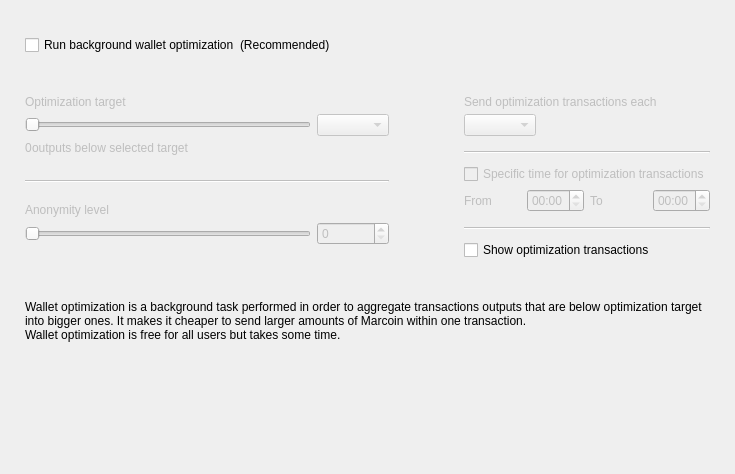
<?xml version="1.0" encoding="UTF-8"?>
<ui version="4.0">
 <class>OptimizationOptionsFrame</class>
 <widget class="QFrame" name="OptimizationOptionsFrame">
  <property name="geometry">
   <rect>
    <x>0</x>
    <y>0</y>
    <width>735</width>
    <height>474</height>
   </rect>
  </property>
  <property name="windowTitle">
   <string>Frame</string>
  </property>
  <property name="frameShape">
   <enum>QFrame::NoFrame</enum>
  </property>
  <property name="frameShadow">
   <enum>QFrame::Raised</enum>
  </property>
  <layout class="QVBoxLayout" name="verticalLayout">
   <property name="spacing">
    <number>0</number>
   </property>
   <property name="leftMargin">
    <number>25</number>
   </property>
   <property name="topMargin">
    <number>35</number>
   </property>
   <property name="rightMargin">
    <number>25</number>
   </property>
   <property name="bottomMargin">
    <number>0</number>
   </property>
   <item>
    <layout class="QHBoxLayout" name="horizontalLayout_2">
     <item>
      <widget class="QCheckBox" name="m_enableOptimizationCheck">
       <property name="text">
        <string>Run background wallet optimization</string>
       </property>
      </widget>
     </item>
     <item>
      <widget class="WalletGui::WalletNormalGrayTextLabel" name="label_8">
       <property name="text">
        <string>(Recommended)</string>
       </property>
      </widget>
     </item>
     <item>
      <spacer name="horizontalSpacer">
       <property name="orientation">
        <enum>Qt::Horizontal</enum>
       </property>
       <property name="sizeHint" stdset="0">
        <size>
         <width>40</width>
         <height>20</height>
        </size>
       </property>
      </spacer>
     </item>
    </layout>
   </item>
   <item>
    <spacer name="verticalSpacer_2">
     <property name="orientation">
      <enum>Qt::Vertical</enum>
     </property>
     <property name="sizeType">
      <enum>QSizePolicy::Fixed</enum>
     </property>
     <property name="sizeHint" stdset="0">
      <size>
       <width>20</width>
       <height>40</height>
      </size>
     </property>
    </spacer>
   </item>
   <item>
    <widget class="QWidget" name="m_optimizationOptionsWidget" native="true">
     <property name="enabled">
      <bool>true</bool>
     </property>
     <layout class="QHBoxLayout" name="horizontalLayout">
      <property name="spacing">
       <number>75</number>
      </property>
      <property name="leftMargin">
       <number>0</number>
      </property>
      <property name="topMargin">
       <number>0</number>
      </property>
      <property name="rightMargin">
       <number>0</number>
      </property>
      <property name="bottomMargin">
       <number>0</number>
      </property>
      <item alignment="Qt::AlignTop">
       <widget class="QWidget" name="widget1" native="true">
        <property name="enabled">
         <bool>false</bool>
        </property>
        <layout class="QGridLayout" name="gridLayout" columnstretch="50,0,0,0">
         <property name="leftMargin">
          <number>0</number>
         </property>
         <property name="topMargin">
          <number>0</number>
         </property>
         <property name="rightMargin">
          <number>0</number>
         </property>
         <property name="bottomMargin">
          <number>0</number>
         </property>
         <property name="verticalSpacing">
          <number>5</number>
         </property>
         <item row="0" column="0" colspan="4">
          <widget class="WalletGui::WalletNormalBlackTextLabel" name="label_5">
           <property name="text">
            <string>Optimization target</string>
           </property>
           <property name="indent">
            <number>0</number>
           </property>
          </widget>
         </item>
         <item row="4" column="0" colspan="4">
          <spacer name="verticalSpacer_3">
           <property name="orientation">
            <enum>Qt::Vertical</enum>
           </property>
           <property name="sizeType">
            <enum>QSizePolicy::Fixed</enum>
           </property>
           <property name="sizeHint" stdset="0">
            <size>
             <width>20</width>
             <height>20</height>
            </size>
           </property>
          </spacer>
         </item>
         <item row="1" column="0" colspan="3">
          <widget class="QSlider" name="m_thresholdSlider">
           <property name="maximum">
            <number>6</number>
           </property>
           <property name="pageStep">
            <number>1</number>
           </property>
           <property name="orientation">
            <enum>Qt::Horizontal</enum>
           </property>
          </widget>
         </item>
         <item row="1" column="3">
          <widget class="QComboBox" name="m_thresholdCombo"/>
         </item>
         <item row="5" column="0" colspan="4">
          <widget class="Line" name="line">
           <property name="orientation">
            <enum>Qt::Horizontal</enum>
           </property>
          </widget>
         </item>
         <item row="6" column="0" colspan="4">
          <spacer name="verticalSpacer_4">
           <property name="orientation">
            <enum>Qt::Vertical</enum>
           </property>
           <property name="sizeType">
            <enum>QSizePolicy::Fixed</enum>
           </property>
           <property name="sizeHint" stdset="0">
            <size>
             <width>20</width>
             <height>15</height>
            </size>
           </property>
          </spacer>
         </item>
         <item row="8" column="3">
          <widget class="QSpinBox" name="m_mixinSpin">
           <property name="buttonSymbols">
            <enum>QAbstractSpinBox::UpDownArrows</enum>
           </property>
          </widget>
         </item>
         <item row="7" column="0" colspan="4">
          <widget class="WalletGui::WalletNormalBlackTextLabel" name="label_7">
           <property name="text">
            <string>Anonymity level</string>
           </property>
           <property name="indent">
            <number>0</number>
           </property>
          </widget>
         </item>
         <item row="8" column="0" colspan="3">
          <widget class="QSlider" name="m_mixinSlider">
           <property name="pageStep">
            <number>1</number>
           </property>
           <property name="orientation">
            <enum>Qt::Horizontal</enum>
           </property>
          </widget>
         </item>
         <item row="2" column="0" colspan="4">
          <spacer name="verticalSpacer_12">
           <property name="orientation">
            <enum>Qt::Vertical</enum>
           </property>
           <property name="sizeType">
            <enum>QSizePolicy::Fixed</enum>
           </property>
           <property name="sizeHint" stdset="0">
            <size>
             <width>20</width>
             <height>0</height>
            </size>
           </property>
          </spacer>
         </item>
         <item row="3" column="0" colspan="4">
          <layout class="QHBoxLayout" name="horizontalLayout_3" stretch="0,1">
           <item>
            <widget class="QLabel" name="m_nonOptimizedOutputsLabel">
             <property name="text">
              <string>0</string>
             </property>
            </widget>
           </item>
           <item>
            <widget class="WalletGui::WalletNormalBlackTextLabel" name="m_nonOptimizedOutputsTextLabel">
             <property name="text">
              <string>outputs below selected target</string>
             </property>
            </widget>
           </item>
          </layout>
         </item>
        </layout>
       </widget>
      </item>
      <item>
       <layout class="QVBoxLayout" name="verticalLayout_3">
        <property name="spacing">
         <number>10</number>
        </property>
        <property name="rightMargin">
         <number>0</number>
        </property>
        <property name="bottomMargin">
         <number>0</number>
        </property>
        <item>
         <widget class="QWidget" name="widget2" native="true">
          <property name="enabled">
           <bool>false</bool>
          </property>
          <layout class="QGridLayout" name="gridLayout_2" columnstretch="0,0,0,0">
           <property name="leftMargin">
            <number>0</number>
           </property>
           <property name="topMargin">
            <number>0</number>
           </property>
           <property name="rightMargin">
            <number>0</number>
           </property>
           <property name="bottomMargin">
            <number>0</number>
           </property>
           <property name="verticalSpacing">
            <number>5</number>
           </property>
           <item row="2" column="0" colspan="2" alignment="Qt::AlignLeft">
            <widget class="QComboBox" name="m_periodCombo"/>
           </item>
           <item row="8" column="0">
            <widget class="WalletGui::WalletNormalBlackTextLabel" name="label_2">
             <property name="text">
              <string>From</string>
             </property>
            </widget>
           </item>
           <item row="8" column="1">
            <widget class="QTimeEdit" name="m_startTimeEdit">
             <property name="enabled">
              <bool>false</bool>
             </property>
             <property name="displayFormat">
              <string>HH:mm</string>
             </property>
            </widget>
           </item>
           <item row="8" column="2">
            <widget class="WalletGui::WalletNormalBlackTextLabel" name="label_3">
             <property name="text">
              <string>To</string>
             </property>
            </widget>
           </item>
           <item row="8" column="3">
            <widget class="QTimeEdit" name="m_stopTimeEdit">
             <property name="enabled">
              <bool>false</bool>
             </property>
             <property name="displayFormat">
              <string>HH:mm</string>
             </property>
            </widget>
           </item>
           <item row="6" column="0" colspan="4">
            <widget class="QCheckBox" name="m_optimizationTimeCheck">
             <property name="text">
              <string>Specific time for optimization transactions</string>
             </property>
            </widget>
           </item>
           <item row="4" column="0" colspan="4">
            <widget class="Line" name="line_2">
             <property name="orientation">
              <enum>Qt::Horizontal</enum>
             </property>
            </widget>
           </item>
           <item row="0" column="0" colspan="4">
            <widget class="WalletGui::WalletNormalBlackTextLabel" name="label_4">
             <property name="text">
              <string>Send optimization transactions each</string>
             </property>
             <property name="indent">
              <number>0</number>
             </property>
            </widget>
           </item>
           <item row="7" column="0" colspan="4">
            <spacer name="verticalSpacer_8">
             <property name="orientation">
              <enum>Qt::Vertical</enum>
             </property>
             <property name="sizeType">
              <enum>QSizePolicy::Fixed</enum>
             </property>
             <property name="sizeHint" stdset="0">
              <size>
               <width>20</width>
               <height>0</height>
              </size>
             </property>
            </spacer>
           </item>
           <item row="3" column="0" colspan="4">
            <spacer name="verticalSpacer_6">
             <property name="orientation">
              <enum>Qt::Vertical</enum>
             </property>
             <property name="sizeType">
              <enum>QSizePolicy::Fixed</enum>
             </property>
             <property name="sizeHint" stdset="0">
              <size>
               <width>20</width>
               <height>10</height>
              </size>
             </property>
            </spacer>
           </item>
           <item row="10" column="0" colspan="4">
            <widget class="Line" name="line_3">
             <property name="orientation">
              <enum>Qt::Horizontal</enum>
             </property>
            </widget>
           </item>
           <item row="1" column="0" colspan="4">
            <spacer name="verticalSpacer_5">
             <property name="orientation">
              <enum>Qt::Vertical</enum>
             </property>
             <property name="sizeType">
              <enum>QSizePolicy::Fixed</enum>
             </property>
             <property name="sizeHint" stdset="0">
              <size>
               <width>20</width>
               <height>0</height>
              </size>
             </property>
            </spacer>
           </item>
           <item row="5" column="0" colspan="4">
            <spacer name="verticalSpacer_7">
             <property name="orientation">
              <enum>Qt::Vertical</enum>
             </property>
             <property name="sizeType">
              <enum>QSizePolicy::Fixed</enum>
             </property>
             <property name="sizeHint" stdset="0">
              <size>
               <width>20</width>
               <height>5</height>
              </size>
             </property>
            </spacer>
           </item>
           <item row="9" column="0" colspan="4">
            <spacer name="verticalSpacer_10">
             <property name="orientation">
              <enum>Qt::Vertical</enum>
             </property>
             <property name="sizeType">
              <enum>QSizePolicy::Fixed</enum>
             </property>
             <property name="sizeHint" stdset="0">
              <size>
               <width>20</width>
               <height>10</height>
              </size>
             </property>
            </spacer>
           </item>
          </layout>
         </widget>
        </item>
        <item>
         <widget class="QCheckBox" name="m_showFusionTransactionsCheck">
          <property name="enabled">
           <bool>true</bool>
          </property>
          <property name="text">
           <string>Show optimization transactions</string>
          </property>
         </widget>
        </item>
       </layout>
      </item>
     </layout>
    </widget>
   </item>
   <item>
    <spacer name="verticalSpacer_11">
     <property name="orientation">
      <enum>Qt::Vertical</enum>
     </property>
     <property name="sizeType">
      <enum>QSizePolicy::Fixed</enum>
     </property>
     <property name="sizeHint" stdset="0">
      <size>
       <width>20</width>
       <height>40</height>
      </size>
     </property>
    </spacer>
   </item>
   <item>
    <widget class="WalletGui::WalletExtraNormalGrayTextLabel" name="m_helpLabel">
     <property name="text">
      <string>Wallet optimization is a background task performed in order to aggregate transactions outputs that are below optimization target into bigger ones. It makes it cheaper to send larger amounts of Marcoin within one transaction.
Wallet optimization is free for all users but takes some time.</string>
     </property>
     <property name="wordWrap">
      <bool>true</bool>
     </property>
    </widget>
   </item>
   <item>
    <spacer name="verticalSpacer">
     <property name="orientation">
      <enum>Qt::Vertical</enum>
     </property>
     <property name="sizeHint" stdset="0">
      <size>
       <width>20</width>
       <height>40</height>
      </size>
     </property>
    </spacer>
   </item>
  </layout>
 </widget>
 <customwidgets>
  <customwidget>
   <class>WalletGui::WalletNormalGrayTextLabel</class>
   <extends>QLabel</extends>
   <header>Gui/Common/WalletTextLabel.h</header>
  </customwidget>
  <customwidget>
   <class>WalletGui::WalletNormalBlackTextLabel</class>
   <extends>QLabel</extends>
   <header>Gui/Common/WalletTextLabel.h</header>
  </customwidget>
  <customwidget>
   <class>WalletGui::WalletExtraNormalGrayTextLabel</class>
   <extends>QLabel</extends>
   <header>Gui/Common/WalletTextLabel.h</header>
  </customwidget>
 </customwidgets>
 <resources/>
 <connections>
  <connection>
   <sender>m_enableOptimizationCheck</sender>
   <signal>toggled(bool)</signal>
   <receiver>widget1</receiver>
   <slot>setEnabled(bool)</slot>
   <hints>
    <hint type="sourcelabel">
     <x>147</x>
     <y>47</y>
    </hint>
    <hint type="destinationlabel">
     <x>176</x>
     <y>204</y>
    </hint>
   </hints>
  </connection>
  <connection>
   <sender>m_thresholdSlider</sender>
   <signal>valueChanged(int)</signal>
   <receiver>OptimizationOptionsFrame</receiver>
   <slot>thresholdChanged(int)</slot>
   <hints>
    <hint type="sourcelabel">
     <x>116</x>
     <y>139</y>
    </hint>
    <hint type="destinationlabel">
     <x>355</x>
     <y>194</y>
    </hint>
   </hints>
  </connection>
  <connection>
   <sender>m_mixinSlider</sender>
   <signal>valueChanged(int)</signal>
   <receiver>OptimizationOptionsFrame</receiver>
   <slot>mixinChanged(int)</slot>
   <hints>
    <hint type="sourcelabel">
     <x>116</x>
     <y>240</y>
    </hint>
    <hint type="destinationlabel">
     <x>367</x>
     <y>236</y>
    </hint>
   </hints>
  </connection>
  <connection>
   <sender>m_optimizationTimeCheck</sender>
   <signal>toggled(bool)</signal>
   <receiver>m_startTimeEdit</receiver>
   <slot>setEnabled(bool)</slot>
   <hints>
    <hint type="sourcelabel">
     <x>543</x>
     <y>179</y>
    </hint>
    <hint type="destinationlabel">
     <x>501</x>
     <y>207</y>
    </hint>
   </hints>
  </connection>
  <connection>
   <sender>m_optimizationTimeCheck</sender>
   <signal>toggled(bool)</signal>
   <receiver>m_stopTimeEdit</receiver>
   <slot>setEnabled(bool)</slot>
   <hints>
    <hint type="sourcelabel">
     <x>543</x>
     <y>179</y>
    </hint>
    <hint type="destinationlabel">
     <x>643</x>
     <y>207</y>
    </hint>
   </hints>
  </connection>
  <connection>
   <sender>m_mixinSpin</sender>
   <signal>valueChanged(int)</signal>
   <receiver>OptimizationOptionsFrame</receiver>
   <slot>mixinChanged(int)</slot>
   <hints>
    <hint type="sourcelabel">
     <x>273</x>
     <y>271</y>
    </hint>
    <hint type="destinationlabel">
     <x>367</x>
     <y>236</y>
    </hint>
   </hints>
  </connection>
  <connection>
   <sender>m_thresholdCombo</sender>
   <signal>currentIndexChanged(int)</signal>
   <receiver>OptimizationOptionsFrame</receiver>
   <slot>thresholdChanged(int)</slot>
   <hints>
    <hint type="sourcelabel">
     <x>270</x>
     <y>139</y>
    </hint>
    <hint type="destinationlabel">
     <x>367</x>
     <y>236</y>
    </hint>
   </hints>
  </connection>
  <connection>
   <sender>m_enableOptimizationCheck</sender>
   <signal>toggled(bool)</signal>
   <receiver>widget2</receiver>
   <slot>setEnabled(bool)</slot>
   <hints>
    <hint type="sourcelabel">
     <x>158</x>
     <y>48</y>
    </hint>
    <hint type="destinationlabel">
     <x>556</x>
     <y>197</y>
    </hint>
   </hints>
  </connection>
 </connections>
 <slots>
  <slot>thresholdChanged(int)</slot>
  <slot>mixinChanged(int)</slot>
 </slots>
</ui>
